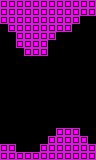

A level layout from a 2D game, rendered from its tile map. Below: a short description, then the map file with tile-grid data replaced by summaries:
An orthogonal 12x20 tile map with 8x8 px tiles, 1 tile layer (main).

<map version="1.0" orientation="orthogonal" renderorder="right-down" width="12" height="20" tilewidth="8" tileheight="8" nextobjectid="218">
 <properties>
  <property name="type" value="open" />
 </properties>
 <tileset firstgid="1" name="tiles" tilewidth="8" tileheight="8" tilecount="24" columns="6">
  <image source="../../../images/tiles.png" width="48" height="32" />
  <tile id="1">
   <properties>
    <property name="type" value="open" />
   </properties>
  </tile>
 </tileset>
 <layer name="main" width="12" height="20">
  <data>[240 cells, 83 non-empty, 1 distinct tile ids]</data>
 </layer>
 <objectgroup name="objects" />
 <objectgroup name="hazards" />
 <objectgroup name="enemies" />
</map>
